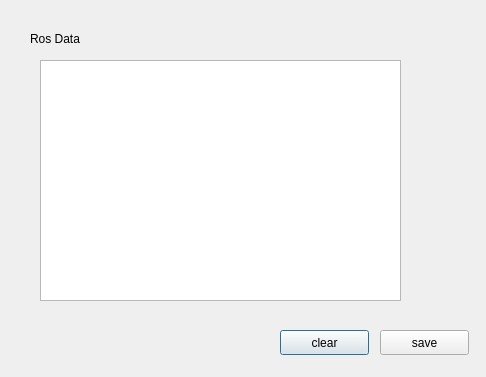
<?xml version="1.0" encoding="UTF-8"?>
<ui version="4.0">
 <class>RosSettingDialog</class>
 <widget class="QDialog" name="RosSettingDialog">
  <property name="geometry">
   <rect>
    <x>0</x>
    <y>0</y>
    <width>486</width>
    <height>377</height>
   </rect>
  </property>
  <property name="windowTitle">
   <string>Dialog</string>
  </property>
  <widget class="QTextBrowser" name="textBrowser">
   <property name="geometry">
    <rect>
     <x>40</x>
     <y>60</y>
     <width>361</width>
     <height>241</height>
    </rect>
   </property>
  </widget>
  <widget class="QLabel" name="label">
   <property name="geometry">
    <rect>
     <x>30</x>
     <y>30</y>
     <width>67</width>
     <height>17</height>
    </rect>
   </property>
   <property name="text">
    <string>Ros Data</string>
   </property>
  </widget>
  <widget class="QPushButton" name="clearBT">
   <property name="geometry">
    <rect>
     <x>280</x>
     <y>330</y>
     <width>89</width>
     <height>25</height>
    </rect>
   </property>
   <property name="text">
    <string>clear</string>
   </property>
  </widget>
  <widget class="QPushButton" name="saveBT">
   <property name="geometry">
    <rect>
     <x>380</x>
     <y>330</y>
     <width>89</width>
     <height>25</height>
    </rect>
   </property>
   <property name="text">
    <string>save</string>
   </property>
  </widget>
 </widget>
 <resources/>
 <connections/>
</ui>
